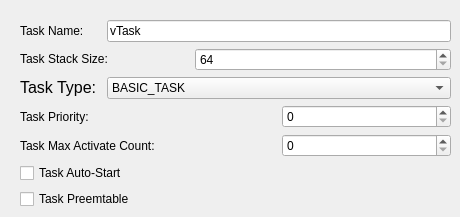
     <widget class="QWidget" name="tabTask">
      <attribute name="title">
       <string>Task</string>
      </attribute>
      <widget class="QWidget" name="layoutWidget">
       <property name="geometry">
        <rect>
         <x>20</x>
         <y>20</y>
         <width>431</width>
         <height>188</height>
        </rect>
       </property>
       <layout class="QGridLayout" name="gridLayout">
        <item row="0" column="0">
         <widget class="QLabel" name="label_5">
          <property name="text">
           <string>&lt;html&gt;&lt;head/&gt;&lt;body&gt;&lt;p&gt;Task Name:&lt;/p&gt;&lt;/body&gt;&lt;/html&gt;</string>
          </property>
         </widget>
        </item>
        <item row="0" column="1" colspan="4">
         <widget class="QLineEdit" name="leTskName">
          <property name="text">
           <string>vTask</string>
          </property>
         </widget>
        </item>
        <item row="1" column="0" colspan="2">
         <widget class="QLabel" name="label_8">
          <property name="text">
           <string>&lt;html&gt;&lt;head/&gt;&lt;body&gt;&lt;p&gt;Task Stack Size:&lt;/p&gt;&lt;/body&gt;&lt;/html&gt;</string>
          </property>
         </widget>
        </item>
        <item row="1" column="2" colspan="3">
         <widget class="QSpinBox" name="spbxTskStkSize">
          <property name="minimumSize">
           <size>
            <width>101</width>
            <height>0</height>
           </size>
          </property>
          <property name="toolTip">
           <string>&lt;!DOCTYPE HTML PUBLIC &quot;-//W3C//DTD HTML 4.0//EN&quot; &quot;http://www.w3.org/TR/REC-html40/strict.dtd&quot;&gt;
&lt;html&gt;&lt;head&gt;&lt;meta name=&quot;qrichtext&quot; content=&quot;1&quot; /&gt;&lt;style type=&quot;text/css&quot;&gt;
p, li { white-space: pre-wrap; }
&lt;/style&gt;&lt;/head&gt;&lt;body style=&quot; font-family:'Monospace'; font-size:12pt; font-weight:400; font-style:normal;&quot;&gt;
&lt;table border=&quot;0&quot; style=&quot;-qt-table-type: root; margin-top:4px; margin-bottom:4px; margin-left:4px; margin-right:4px;&quot;&gt;
&lt;tr&gt;
&lt;td style=&quot;border: none;&quot;&gt;
&lt;p style=&quot;-qt-paragraph-type:empty; margin-top:0px; margin-bottom:0px; margin-left:0px; margin-right:0px; -qt-block-indent:0; text-indent:0px;&quot;&gt;&lt;/p&gt;&lt;/td&gt;&lt;/tr&gt;&lt;/table&gt;&lt;/body&gt;&lt;/html&gt;</string>
          </property>
          <property name="minimum">
           <number>64</number>
          </property>
          <property name="maximum">
           <number>10240000</number>
          </property>
         </widget>
        </item>
        <item row="2" column="0">
         <widget class="QLabel" name="label_6">
          <property name="text">
           <string>&lt;!DOCTYPE HTML PUBLIC &quot;-//W3C//DTD HTML 4.0//EN&quot; &quot;http://www.w3.org/TR/REC-html40/strict.dtd&quot;&gt;
&lt;html&gt;&lt;head&gt;&lt;meta name=&quot;qrichtext&quot; content=&quot;1&quot; /&gt;&lt;style type=&quot;text/css&quot;&gt;
p, li { white-space: pre-wrap; }
&lt;/style&gt;&lt;/head&gt;&lt;body style=&quot; font-family:'Monospace'; font-size:12pt; font-weight:400; font-style:normal;&quot;&gt;
&lt;table border=&quot;0&quot; style=&quot;-qt-table-type: root; margin-top:4px; margin-bottom:4px; margin-left:4px; margin-right:4px;&quot;&gt;
&lt;tr&gt;
&lt;td style=&quot;border: none;&quot;&gt;
&lt;p style=&quot; margin-top:0px; margin-bottom:0px; margin-left:0px; margin-right:0px; -qt-block-indent:0; text-indent:0px;&quot;&gt;Task Type:&lt;/p&gt;&lt;/td&gt;&lt;/tr&gt;&lt;/table&gt;&lt;/body&gt;&lt;/html&gt;</string>
          </property>
         </widget>
        </item>
        <item row="2" column="1" colspan="4">
         <widget class="QComboBox" name="cmbxTskType">
          <property name="minimumSize">
           <size>
            <width>111</width>
            <height>0</height>
           </size>
          </property>
          <property name="toolTip">
           <string>&lt;!DOCTYPE HTML PUBLIC &quot;-//W3C//DTD HTML 4.0//EN&quot; &quot;http://www.w3.org/TR/REC-html40/strict.dtd&quot;&gt;
&lt;html&gt;&lt;head&gt;&lt;meta name=&quot;qrichtext&quot; content=&quot;1&quot; /&gt;&lt;style type=&quot;text/css&quot;&gt;
p, li { white-space: pre-wrap; }
&lt;/style&gt;&lt;/head&gt;&lt;body style=&quot; font-family:'Monospace'; font-size:12pt; font-weight:400; font-style:normal;&quot;&gt;
&lt;table border=&quot;0&quot; style=&quot;-qt-table-type: root; margin-top:4px; margin-bottom:4px; margin-left:4px; margin-right:4px;&quot;&gt;
&lt;tr&gt;
&lt;td style=&quot;border: none;&quot;&gt;
&lt;p style=&quot;-qt-paragraph-type:empty; margin-top:0px; margin-bottom:0px; margin-left:0px; margin-right:0px; -qt-block-indent:0; text-indent:0px;&quot;&gt;&lt;/p&gt;&lt;/td&gt;&lt;/tr&gt;&lt;/table&gt;&lt;/body&gt;&lt;/html&gt;</string>
          </property>
          <property name="currentIndex">
           <number>0</number>
          </property>
          <item>
           <property name="text">
            <string>BASIC_TASK</string>
           </property>
          </item>
          <item>
           <property name="text">
            <string>EXTEND_TASK</string>
           </property>
          </item>
         </widget>
        </item>
        <item row="3" column="0" colspan="2">
         <widget class="QLabel" name="label_7">
          <property name="text">
           <string>Task Priority:</string>
          </property>
         </widget>
        </item>
        <item row="3" column="3" colspan="2">
         <widget class="QSpinBox" name="spbxTskPrio">
          <property name="minimumSize">
           <size>
            <width>101</width>
            <height>0</height>
           </size>
          </property>
          <property name="toolTip">
           <string>&lt;!DOCTYPE HTML PUBLIC &quot;-//W3C//DTD HTML 4.0//EN&quot; &quot;http://www.w3.org/TR/REC-html40/strict.dtd&quot;&gt;
&lt;html&gt;&lt;head&gt;&lt;meta name=&quot;qrichtext&quot; content=&quot;1&quot; /&gt;&lt;style type=&quot;text/css&quot;&gt;
p, li { white-space: pre-wrap; }
&lt;/style&gt;&lt;/head&gt;&lt;body style=&quot; font-family:'Monospace'; font-size:12pt; font-weight:400; font-style:normal;&quot;&gt;
&lt;table border=&quot;0&quot; style=&quot;-qt-table-type: root; margin-top:4px; margin-bottom:4px; margin-left:4px; margin-right:4px;&quot;&gt;
&lt;tr&gt;
&lt;td style=&quot;border: none;&quot;&gt;
&lt;p style=&quot;-qt-paragraph-type:empty; margin-top:0px; margin-bottom:0px; margin-left:0px; margin-right:0px; -qt-block-indent:0; text-indent:0px;&quot;&gt;&lt;/p&gt;&lt;/td&gt;&lt;/tr&gt;&lt;/table&gt;&lt;/body&gt;&lt;/html&gt;</string>
          </property>
         </widget>
        </item>
        <item row="4" column="0" colspan="3">
         <widget class="QLabel" name="label_10">
          <property name="text">
           <string>Task Max Activate Count:</string>
          </property>
         </widget>
        </item>
        <item row="4" column="3" colspan="2">
         <widget class="QSpinBox" name="spbxTskMaxActivateCount">
          <property name="minimumSize">
           <size>
            <width>91</width>
            <height>0</height>
           </size>
          </property>
          <property name="toolTip">
           <string>&lt;!DOCTYPE HTML PUBLIC &quot;-//W3C//DTD HTML 4.0//EN&quot; &quot;http://www.w3.org/TR/REC-html40/strict.dtd&quot;&gt;
&lt;html&gt;&lt;head&gt;&lt;meta name=&quot;qrichtext&quot; content=&quot;1&quot; /&gt;&lt;style type=&quot;text/css&quot;&gt;
p, li { white-space: pre-wrap; }
&lt;/style&gt;&lt;/head&gt;&lt;body style=&quot; font-family:'Monospace'; font-size:12pt; font-weight:400; font-style:normal;&quot;&gt;
&lt;table border=&quot;0&quot; style=&quot;-qt-table-type: root; margin-top:4px; margin-bottom:4px; margin-left:4px; margin-right:4px;&quot;&gt;
&lt;tr&gt;
&lt;td style=&quot;border: none;&quot;&gt;
&lt;p style=&quot;-qt-paragraph-type:empty; margin-top:0px; margin-bottom:0px; margin-left:0px; margin-right:0px; -qt-block-indent:0; text-indent:0px;&quot;&gt;&lt;/p&gt;&lt;/td&gt;&lt;/tr&gt;&lt;/table&gt;&lt;/body&gt;&lt;/html&gt;</string>
          </property>
         </widget>
        </item>
        <item row="5" column="0" colspan="3">
         <widget class="QCheckBox" name="cbxTskAutoStart">
          <property name="text">
           <string>Task Auto-Start</string>
          </property>
         </widget>
        </item>
        <item row="6" column="0" colspan="3">
         <widget class="QCheckBox" name="cbxTskPreemtable">
          <property name="text">
           <string>Task Preemtable</string>
          </property>
         </widget>
        </item>
       </layout>
      </widget>
     </widget>
